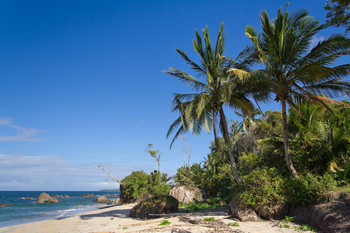
#> input picture Chapter7/beach.png, 350 x 233 px
$ python equalize.py --image beach.png
#> lines starting #> are read from the running program, lines starting #| are printed output that depends on the picture
import numpy as np
import argparse
import cv2

ap = argparse.ArgumentParser()
ap.add_argument("-i", "--image", required=True, help="path to the image")
args = vars(ap.parse_args())

image = cv2.imread(args["image"])
#> image is the input picture: shape (233, 350, 3); mean B, G, R 136, 110.4, 78.6
image = cv2.cvtColor(image, cv2.COLOR_BGR2GRAY)
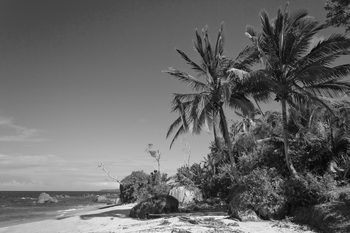
#> image: shape (233, 350); min 3, max 250, mean 103.8

eq = cv2.equalizeHist(image)
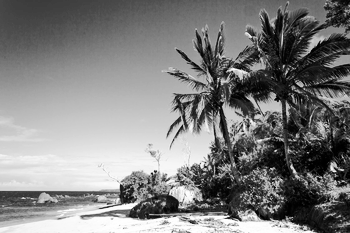
#> eq: shape (233, 350); min 0, max 255, mean 128.3

# cv2.imshow("Histogram Equalization", np.hstack([image, eq]))
cv2.imshow("Histogram Equalization", np.vstack([image, eq]))
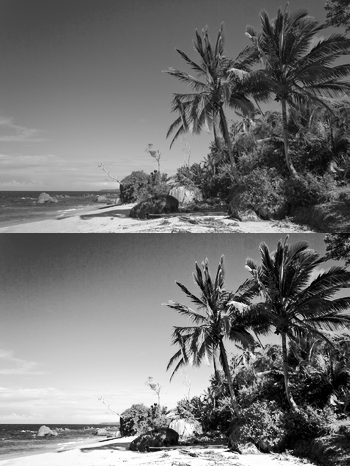
#> window 'Histogram Equalization': shape (466, 350); min 0, max 255, mean 116
cv2.waitKey(0)
